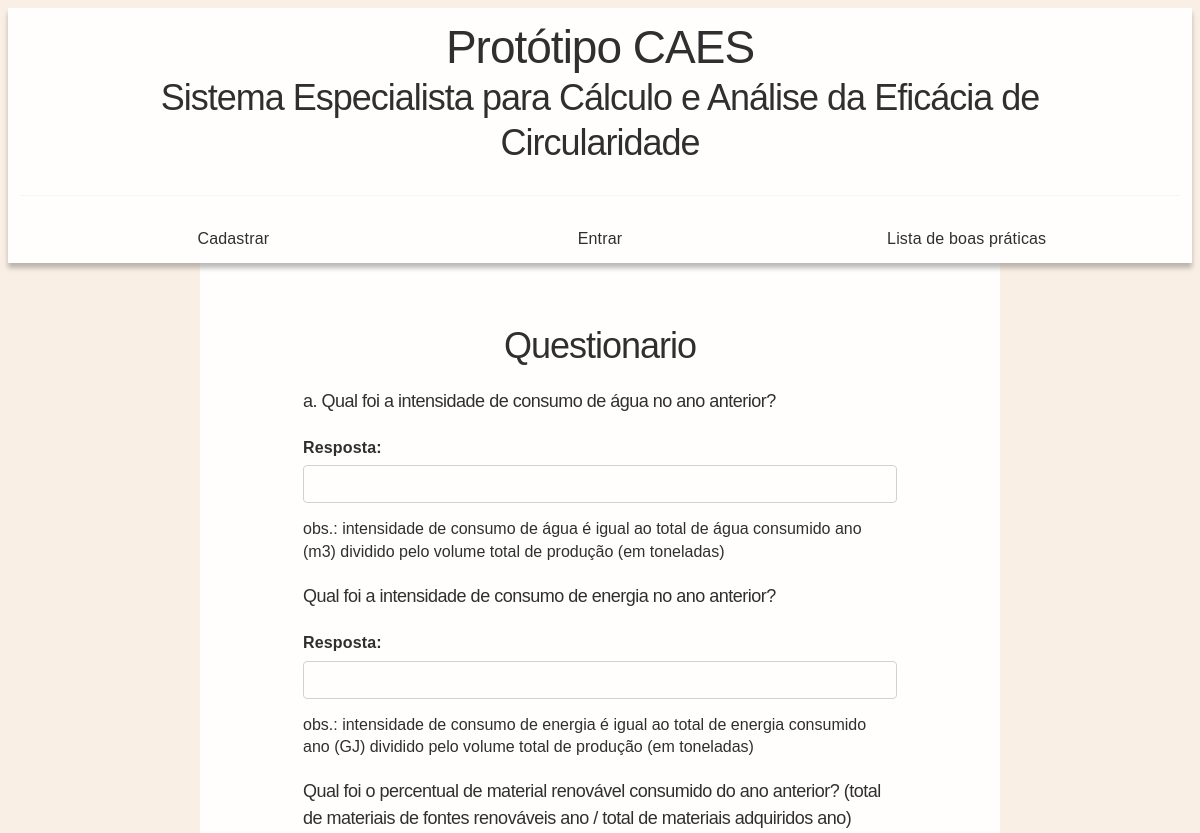
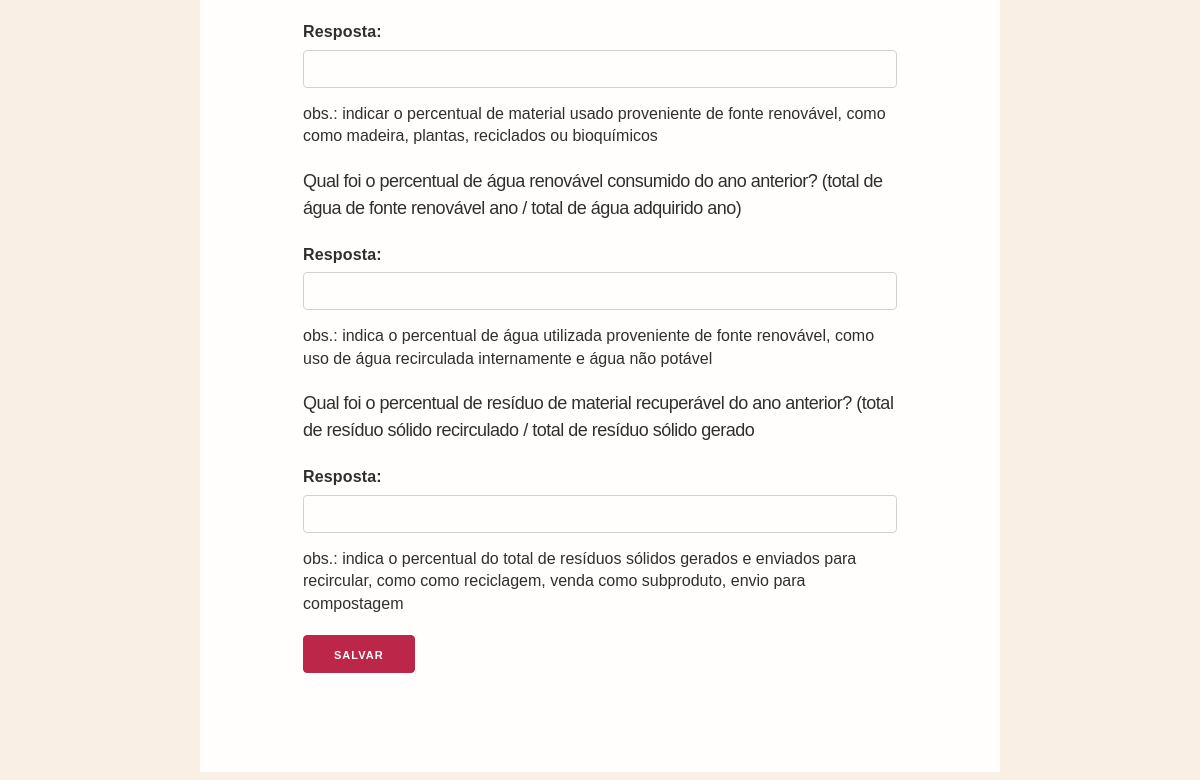
/questionario, run on an earlier commit of the app's database (2 pictures, top to bottom).
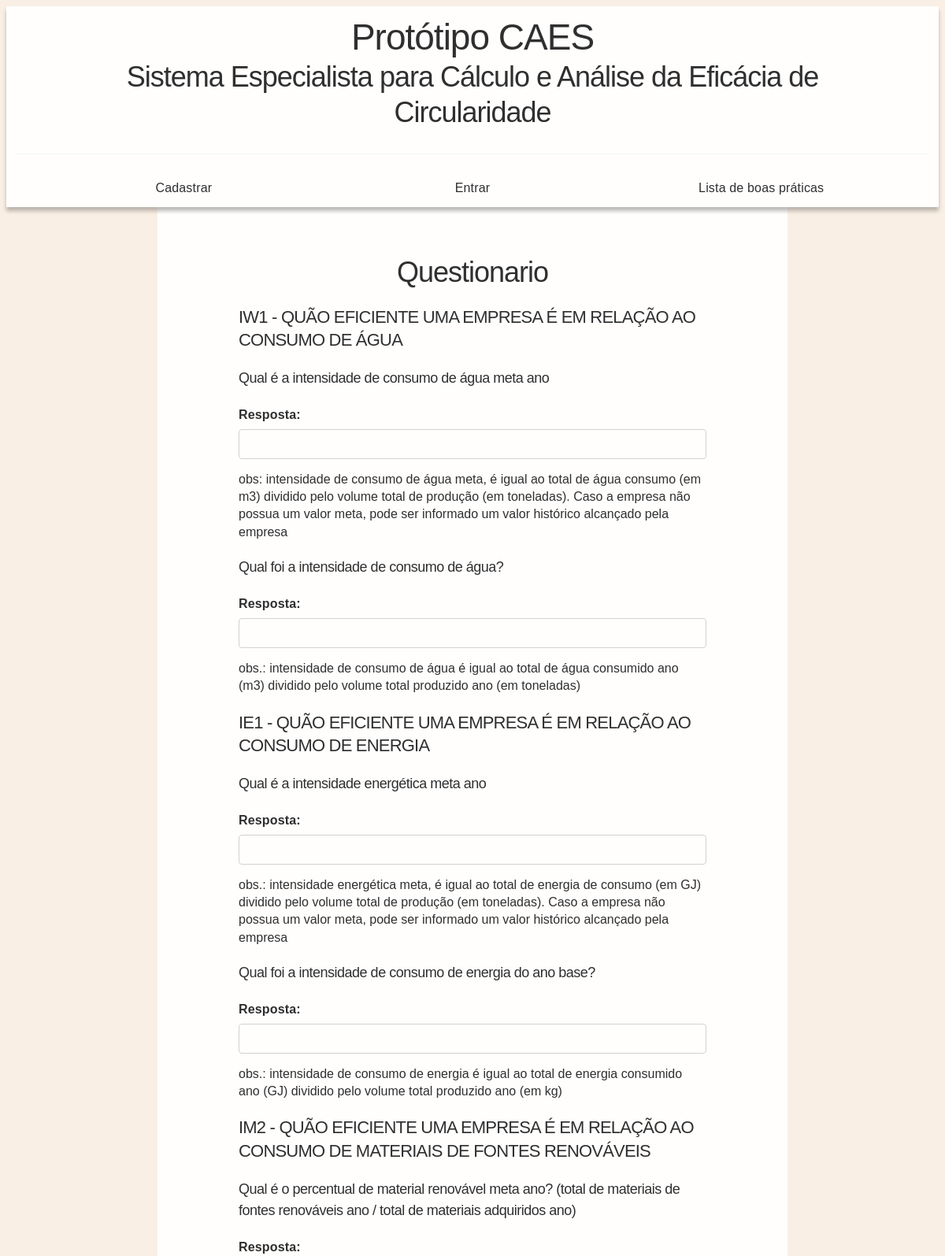
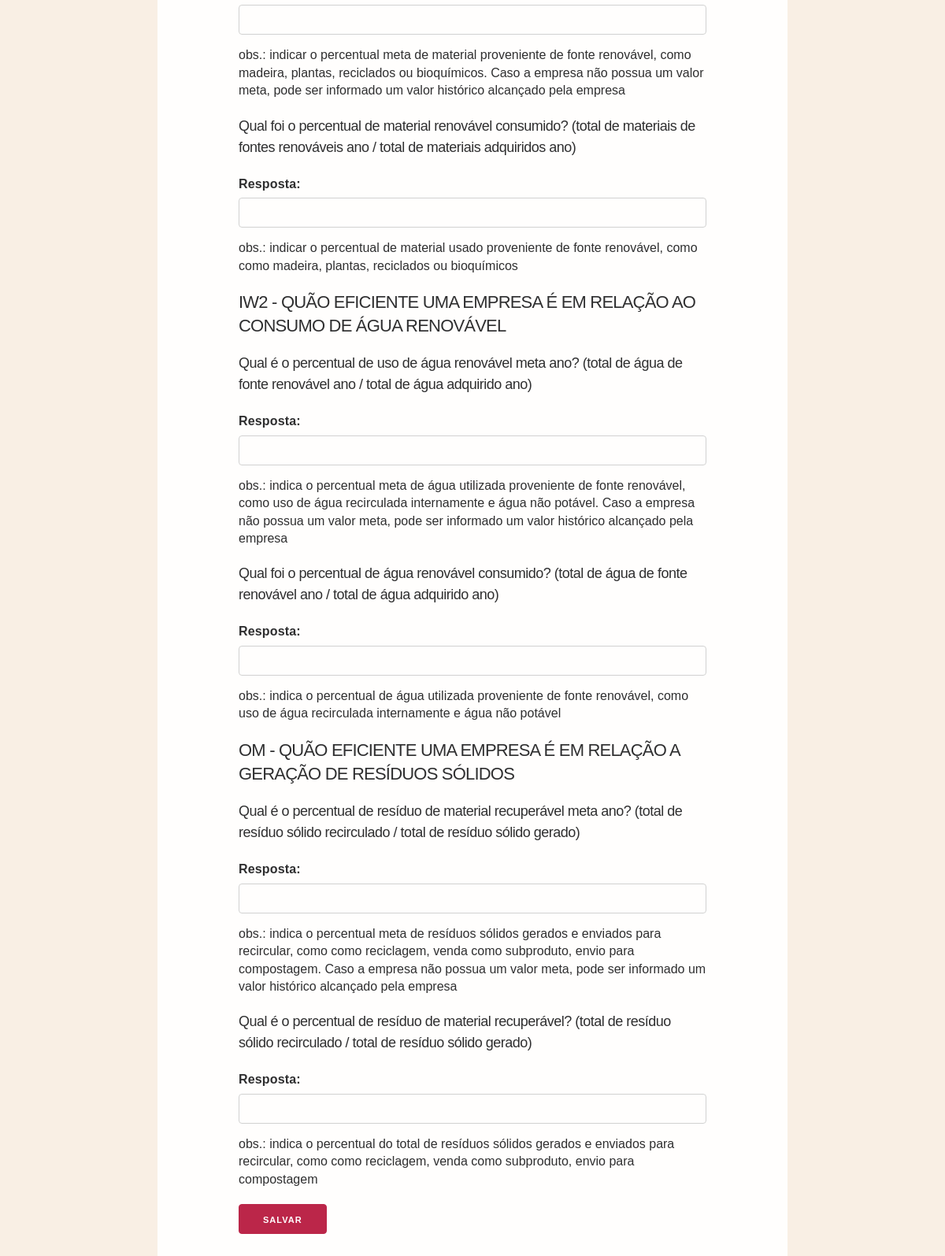
And on a later commit of the database (2 pictures, top to bottom).
### wb/models.py (models this page shows)
class Questionario(models.Model):
    identificador = models.CharField(max_length=5)
    titulo_pergunta = models.CharField(max_length=250)
    pergunta = models.CharField(max_length=200)
    comentario = models.CharField(max_length=400)
    TIPOS = [("VA","ValorAtingido"),("VM","ValorMeta")]
    tipo = models.CharField(max_length=20, choices=TIPOS, default="VA")
    def __str__(self):
        if self.tipo == 'VM':
            return str(self.identificador) + ' - Valor Meta'
        return str(self.identificador) + ' - Valor Atingido'
    class Meta:
        verbose_name = 'Questionario'
        verbose_name_plural = 'Questionarios'

### wb/views.py (the view, shortened to what this page needs)
# urls.py: path('questionario', views.questionario, name='questionario'),
def questionario(request):
	questoes = Questionario.objects.all()
	try:
		empresa = Empresa.objects.filter(usuario=request.user).last()
	except TypeError:
		empresa = None
	respostas = Resposta.objects.filter(empresa=empresa)
	initial = []
	for index,questao in enumerate(questoes):
		d = {'empresa': empresa}
		d['questao'] = questao
		for resposta in respostas:
			if resposta.questao == questao:
				d['resposta'] = resposta.resposta
		initial.append(d)
	RespostaFormSet = modelformset_factory(Resposta, form=RespostaForm,fields=('empresa', 'questao','resposta'),extra=len(questoes))
	formset = RespostaFormSet(queryset=Resposta.objects.none(),initial=initial)
	return render(request, 'wb/questionario.html', {'empresa':empresa,'formset': formset,'questoes':questoes})

### wb/models.py (called while the page is built)
    def __str__(self):
        return 'Empresa: ' + str(self.empresa)

### wb/templates/wb/questionario.html (shortened to what this page needs)
{% extends 'wb/index.html' %}
{% block content %}
                    <h2> Questionario </h2>
<form method="post">
    {% for form in formset %}
        {% for field in form %}
            {% if 'Questao:' in field.label_tag %}
                {% for questao in questoes %}
                    {% if questao.id == field.value %}
                        {% if questao.tipo == "VM" %}
                            <h4> {{ questao.identificador }} - {{ questao.titulo_pergunta}} </h4>
                        {% endif %}
                            <h5> {{ questao.pergunta }} </h5>
                    {% endif%}
                {% endfor %}
            {% endif %}
            {% if 'Resposta:' in field.label_tag %}
                {{ field.label_tag }}
                {{ field }}
            {% endif %}
        {% endfor%}
        {% for field in form %}
            {% for questao in questoes %}
                {% if 'Questao:' in field.label_tag %}
                    {% if questao.id == field.value %}
                        <h6> {{ questao.comentario }} </h6>
                    {% endif%}
                {% endif%}
            {% endfor %}
        {% endfor%}
    {% endfor %}
    <input type="submit" value="Salvar">
</form>
{% load static %}
{% endblock %}

### wb/templates/wb/index.html (shortened to what this page needs)
{% load static %}
<!DOCTYPE html>
<html>
<head>
  <link rel="stylesheet" href="{% static 'wb/css.css' %}">
</head>
<body>
  <header>
    <div class="container">
        <div class="row">
            <h1 class="column">Protótipo CAES</h1>
        </div>
    </div>
    <div class="container">
        <div class="row">
            <h2 class="column" href="{% url 'index' %}">Sistema Especialista para Cálculo e Análise da Eficácia de Circularidade</h2>
        </div>
    </div>
    <hr style="border-top: 0.1 rem solid #2f2f30;">
    <div class="container">
        <div class="row">
    {% if user.is_authenticated %}
            <a class="column" href="{% url 'nova_empresa' %}">Empresa</a>
    {% if empresa %}
            <a class="column" href="{% url 'questionario' %}">Questionario</a>
            <a class="column" href="{% url 'respostas' %}">Respostas</a>
    {% endif %}
            <a class="column" href="{% url 'boaspraticas' %}">Lista de boas práticas</a>
    {% else %}
            <a class="column" href="{% url 'cadastrar' %}">Cadastrar</a>
            <a class="column" href="{% url 'loginview' %}">Entrar</a>
            <a class="column" href="{% url 'boaspraticas' %}">Lista de boas práticas</a>
    {% endif %}
        </div>
    </div>
  </header>
  <main>
    <div class="cont">
                    {% block content %}
                    {% endblock %}
    </div>
  </main>
</body>
</html>

### wb/static/wb/css.css (style rules this page uses)
*,*:after,*:before { box-sizing:inherit }
html { box-sizing:border-box;font-size:62.5% }
body { color:#606c76;font-family:'Roboto', 'Helvetica Neue', 'Helvetica', 'Arial', sans-serif;font-size:1.6em;font-weight:300;letter-spacing:.01em;line-height:1.6 }
.button,button,input[type='button'],input[type='reset'],input[type='submit'] { background-color:#bb2649;border:0.1rem solid #bb2649;border-radius:.4rem;color:#fff;cursor:pointer;display:inline-block;font-size:1.1rem;font-weight:700;height:3.8rem;letter-spacing:.1rem;line-height:3.8rem;padding:0 3.0rem;text-align:center;text-decoration:none;text-transform:uppercase;white-space:nowrap }
hr { border:0;border-top:0.1rem solid #f4f5f6;margin:3.0rem 0 }
input[type='email'],input[type='number'],input[type='password'],input[type='search'],input[type='tel'],input[type='text'],input[type='url'],textarea,select { -webkit-appearance:none;-moz-appearance:none;appearance:none;background-color:transparent;border:0.1rem solid #d1d1d1;border-radius:.4rem;box-shadow:none;box-sizing:inherit;height:3.8rem;padding:.6rem 1.0rem;width:100% }
label,legend { display:block;font-size:1.6rem;font-weight:700;margin-bottom:.5rem }
.container { margin:0 auto;max-width:112.0rem;padding:0 2.0rem;position:relative;width:100% }
.row { display:flex;flex-direction:column;padding:0;width:100% }
.row .column { display:block;flex:1 1 auto;margin-left:0;max-width:100%;width:100% }
@media (min-width: 40rem) { .row { flex-direction:row;margin-left:-1.0rem;width:calc(100% + 2.0rem) } }
@media (min-width: 40rem) { .row .column { margin-bottom:inherit;padding:0 1.0rem } }
a { color:#bb2649;text-decoration:none }
fieldset,input,select,textarea { margin-bottom:1.5rem }
blockquote,dl,figure,form,ol,p,pre,table,ul { margin-bottom:2.5rem }
h1,h2,h3,h4,h5,h6 { font-weight:300;letter-spacing:-.1rem;margin-bottom:2.0rem;margin-top:0 }
h1 { font-size:4.6rem;line-height:1.2 }
h2 { font-size:3.6rem;line-height:1.25 }
h4 { font-size:2.2rem;letter-spacing:-.08rem;line-height:1.35 }
h5 { font-size:1.8rem;letter-spacing:-.05rem;line-height:1.5 }
h6 { font-size:1.6rem;letter-spacing:0;line-height:1.4 }

What changed in the data, as far as the page shows it:
removed Questionario: pergunta "a. Qual foi a intensidade de consumo de água no ano anterior?", comentario "obs.: intensidade de consumo de água é igual ao total de água consumido ano (m3) dividido pelo volume total de produção (em toneladas)"
removed Questionario: pergunta "Qual foi a intensidade de consumo de energia no ano anterior?", comentario "obs.: intensidade de consumo de energia é igual ao total de energia consumido ano (GJ) dividido pelo volume total de produção (em toneladas)"
removed Questionario: pergunta "Qual foi o percentual de material renovável consumido do ano anterior? (total de materiais de fontes renováveis ano / total de materiais adquiridos ano)", comentario "obs.: indicar o percentual de material usado proveniente de fonte renovável, como como madeira, plantas, reciclados ou bioquímicos"
removed Questionario: pergunta "Qual foi o percentual de água renovável consumido do ano anterior? (total de água de fonte renovável ano / total de água adquirido ano)", comentario "obs.: indica o percentual de água utilizada proveniente de fonte renovável, como uso de água recirculada internamente e água não potável"
removed Questionario: pergunta "Qual foi o percentual de resíduo de material recuperável do ano anterior? (total de resíduo sólido recirculado / total de resíduo sólido gerado", comentario "obs.: indica o percentual do total de resíduos sólidos gerados e enviados para recircular, como como reciclagem, venda como subproduto, envio para compostagem"
added Questionario: identificador "IW1", titulo_pergunta "QUÃO EFICIENTE UMA EMPRESA É EM RELAÇÃO AO CONSUMO DE ÁGUA", pergunta "Qual é a intensidade de consumo de água meta ano", comentario "obs: intensidade de consumo de água meta, é igual ao total de água consumo (em m3) dividido pelo volume total de produção (em toneladas). Caso a empresa não possua um valor meta, pode ser informado um valor histórico alcançado pela empresa"
added Questionario: pergunta "Qual foi a intensidade de consumo de água?", comentario "obs.: intensidade de consumo de água é igual ao total de água consumido ano (m3) dividido pelo volume total produzido ano (em toneladas)"
added Questionario: identificador "IE1", titulo_pergunta "QUÃO EFICIENTE UMA EMPRESA É EM RELAÇÃO AO CONSUMO DE ENERGIA", pergunta "Qual é a intensidade energética meta ano", comentario "obs.: intensidade energética meta, é igual ao total de energia de consumo (em GJ) dividido pelo volume total de produção (em toneladas). Caso a empresa não possua um valor meta, pode ser informado um valor histórico alcançado pela empresa"
added Questionario: pergunta "Qual foi a intensidade de consumo de energia do ano base?", comentario "obs.: intensidade de consumo de energia é igual ao total de energia consumido ano (GJ) dividido pelo volume total produzido ano (em kg)"
added Questionario: identificador "IM2", titulo_pergunta "QUÃO EFICIENTE UMA EMPRESA É EM RELAÇÃO AO CONSUMO DE MATERIAIS DE FONTES RENOVÁVEIS", pergunta "Qual é o percentual de material renovável meta ano? (total de materiais de fontes renováveis ano / total de materiais adquiridos ano)", comentario "obs.: indicar o percentual meta de material proveniente de fonte renovável, como madeira, plantas, reciclados ou bioquímicos. Caso a empresa não possua um valor meta, pode ser informado um valor histórico alcançado pela empresa"
added Questionario: pergunta "Qual foi o percentual de material renovável consumido? (total de materiais de fontes renováveis ano / total de materiais adquiridos ano)", comentario "obs.: indicar o percentual de material usado proveniente de fonte renovável, como como madeira, plantas, reciclados ou bioquímicos"
added Questionario: identificador "IW2", titulo_pergunta "QUÃO EFICIENTE UMA EMPRESA É EM RELAÇÃO AO CONSUMO DE ÁGUA RENOVÁVEL", pergunta "Qual é o percentual de uso de água renovável meta ano? (total de água de fonte renovável ano / total de água adquirido ano)", comentario "obs.: indica o percentual meta de água utilizada proveniente de fonte renovável, como uso de água recirculada internamente e água não potável. Caso a empresa não possua um valor meta, pode ser informado um valor histórico alcançado pela empresa"
added Questionario: pergunta "Qual foi o percentual de água renovável consumido? (total de água de fonte renovável ano / total de água adquirido ano)", comentario "obs.: indica o percentual de água utilizada proveniente de fonte renovável, como uso de água recirculada internamente e água não potável"
added Questionario: identificador "OM", titulo_pergunta "QUÃO EFICIENTE UMA EMPRESA É EM RELAÇÃO A GERAÇÃO DE RESÍDUOS SÓLIDOS", pergunta "Qual é o percentual de resíduo de material recuperável meta ano? (total de resíduo sólido recirculado / total de resíduo sólido gerado)", comentario "obs.: indica o percentual meta de resíduos sólidos gerados e enviados para recircular, como como reciclagem, venda como subproduto, envio para compostagem. Caso a empresa não possua um valor meta, pode ser informado um valor histórico alcançado pela empresa"
added Questionario: pergunta "Qual é o percentual de resíduo de material recuperável? (total de resíduo sólido recirculado / total de resíduo sólido gerado)", comentario "obs.: indica o percentual do total de resíduos sólidos gerados e enviados para recircular, como como reciclagem, venda como subproduto, envio para compostagem"
Also different on the page:
new list line: "Resposta: "
